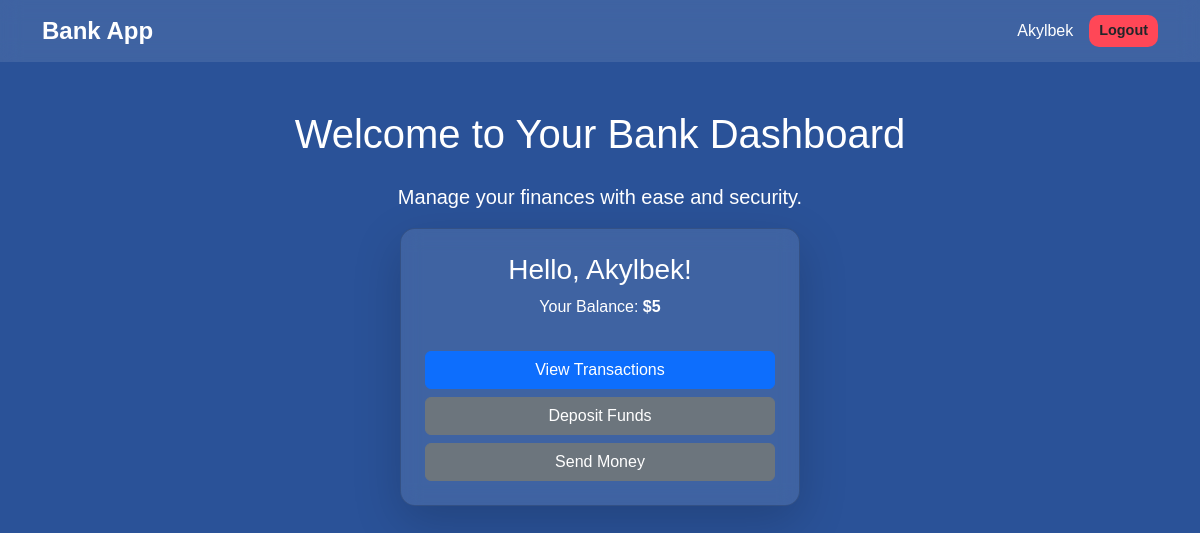
Page /main/ (signed in) on the earlier database version.
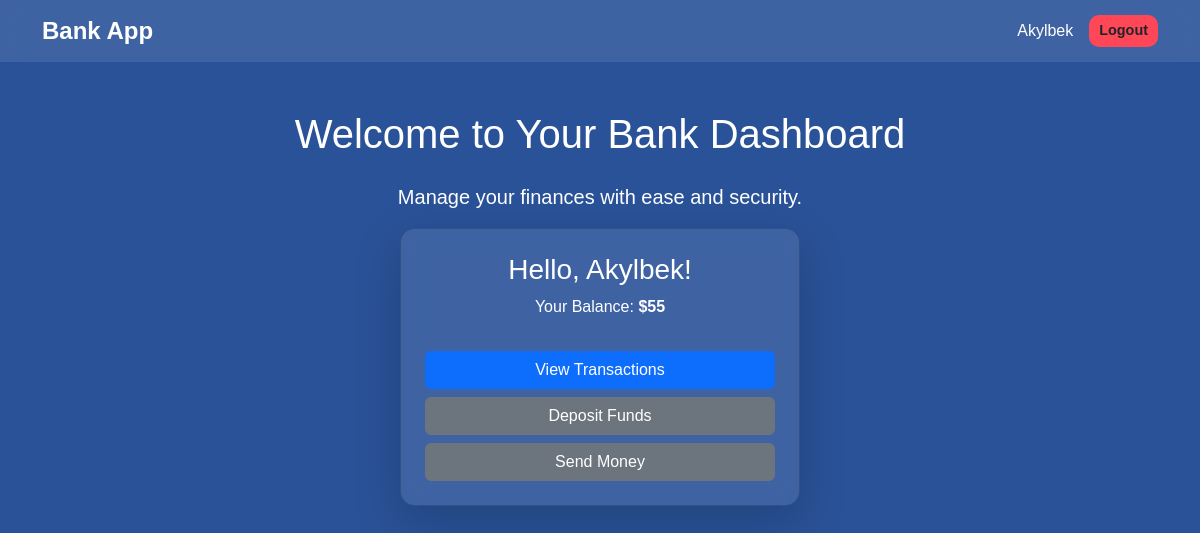
Same page on the later database version.
### user/models.py (models this page shows, shortened)
class BankAccount(models.Model):
    owner = models.OneToOneField(User, on_delete=models.CASCADE)
    balance = models.PositiveIntegerField(default=0)
    card_number = models.CharField(max_length=16, unique=True, blank=True)
    expiration_date = models.DateField(blank=True)
    cvv = models.CharField(max_length=3, blank=True)
    created_at = models.DateField(auto_now=True)

### main/views.py (the view)
# urls.py: path('', lambda request: HttpResponseRedirect('/main/')),
@login_required(login_url='user:login')
def main(request):
    bankaccount = None
    if request.user.is_authenticated:
        bankaccount = BankAccount.objects.filter(owner=request.user).first()
    context = {
        'user': request.user,
        'bankaccount': bankaccount
    }
    return render(request, 'main/main.html', context=context)

### templates/main/main.html (shortened to what this page needs)
{% extends "base.html" %}
{% block content %}
<div class="container text-center mt-5">
    <h1 class="mb-4">Welcome to Your Bank Dashboard</h1>
    <p class="lead">Manage your finances with ease and security.</p>
    {% if user.is_authenticated %}
        <div class="card mx-auto p-4 shadow-lg" style="max-width: 400px; background: rgba(255, 255, 255, 0.1); backdrop-filter: blur(10px); border-radius: 15px; color: white;">
            <h3>Hello, {{ user.first_name }}!</h3>
            <p class="balance">Your Balance: <strong>${{ bankaccount.balance }}</strong></p>
            <a href="#" class="btn btn-primary w-100 mt-3">View Transactions</a>
            <a href="#" class="btn btn-secondary w-100 mt-2">Deposit Funds</a>
            <a href="{% url "user:send_money" %}" class="btn btn-secondary w-100 mt-2">Send Money</a>
        </div>
    {% else %}
        <p class="mt-4">Please <a href="{% url 'user:login' %}" class="text-warning">log in</a> to access your account.</p>
    {% endif %}
</div>
{% endblock %}

### templates/base.html (shortened to what this page needs)
<!DOCTYPE html>
<html lang="en">
<head>
    <link href="https://cdn.jsdelivr.net/npm/bootstrap@5.3.0/dist/css/bootstrap.min.css" rel="stylesheet">
</head>
<body>
    <nav class="navbar navbar-expand-lg navbar-dark">
        <div class="container">
            <a class="navbar-brand" href="{% url "main:main" %}">Bank App</a>
            <div class="ms-auto profile">
                {% if user.is_authenticated %}
                    <span>{{ user.first_name }}</span>
                    <form action="{% url 'user:logout' %}" method="post" class="d-inline ms-3">
                        <button type="submit" class="btn logout-btn">Logout</button>
                    </form>
                {% else %}
                    <a href="{% url 'user:login' %}" class="btn btn-light">Login</a>
                {% endif %}
            </div>
        </div>
    </nav>
    <div class="container mt-4">
        {% block content %}{% endblock %}
    </div>
</body>
</html>

### templates/base.html (style rules this page uses)
body { background: #2a5298; color: white; font-family: 'Poppins', sans-serif; }
.navbar { background: rgba(255, 255, 255, 0.1); backdrop-filter: blur(10px); }
.navbar-brand { font-weight: bold; font-size: 1.5rem; }
.profile { display: flex; align-items: center; }
.logout-btn { background: #ff4757; border: none; padding: 5px 10px; font-size: 0.9rem; font-weight: bold; border-radius: 10px; transition: 0.3s; }

Differences in the rows shown:
changed BankAccount: balance "5" → "55"
